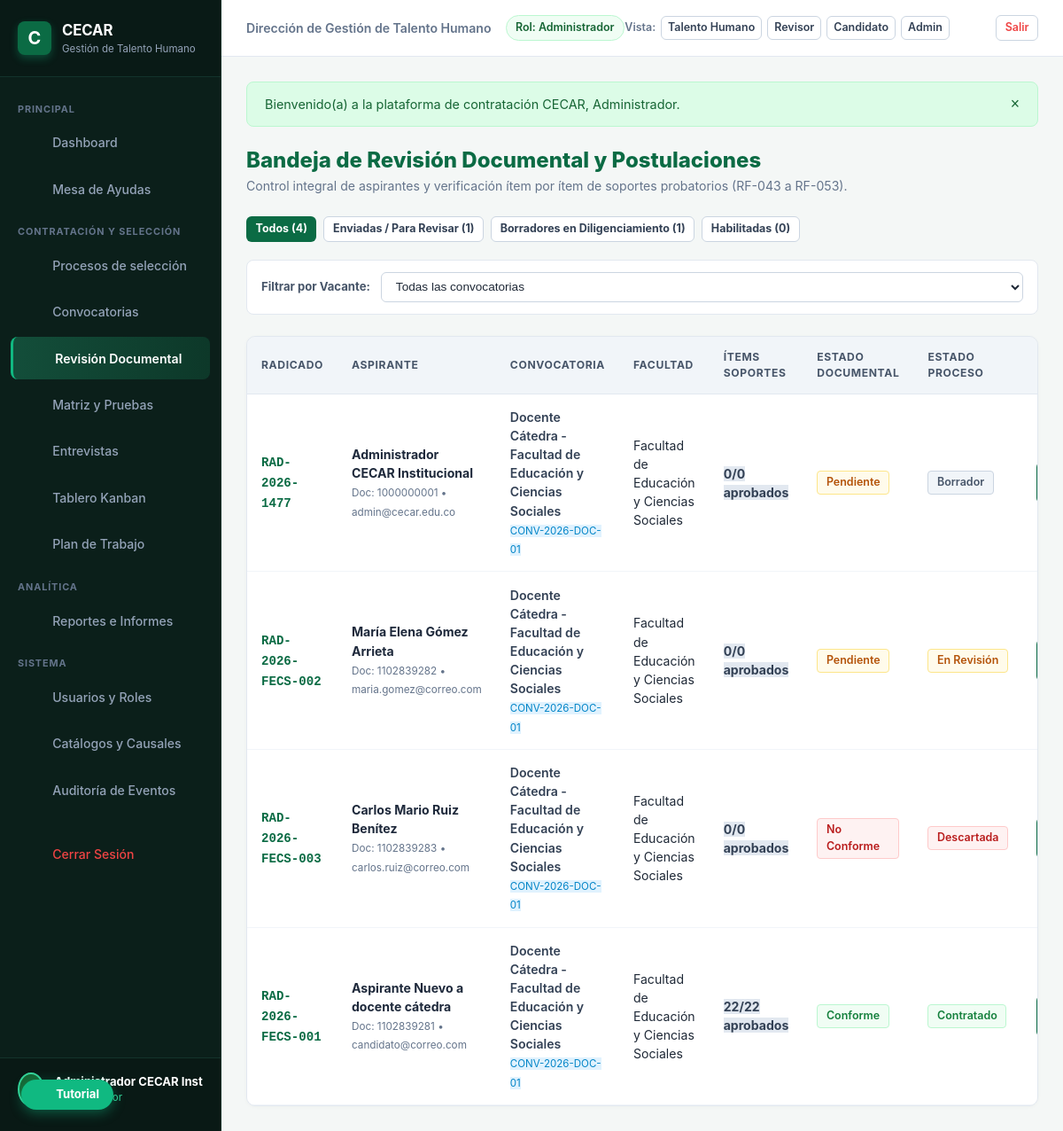
The app's page /index.php?c=Revision&a=index (signed in) with its own data.
### tables this page shows
CREATE TABLE "postulaciones" (
        id INTEGER PRIMARY KEY AUTOINCREMENT,
        convocatoria_id INTEGER NOT NULL,
        usuario_id INTEGER NOT NULL,
        codigo_radicado VARCHAR(50) NOT NULL UNIQUE,
        estado VARCHAR(40) NOT NULL DEFAULT 'borrador', 
        resultado_documental VARCHAR(30) NOT NULL DEFAULT 'pendiente',
        porcentaje_avance INTEGER NOT NULL DEFAULT 0,
        version INTEGER NOT NULL DEFAULT 1,
        declaracion_veracidad INTEGER NOT NULL DEFAULT 0,
        fecha_declaracion DATETIME,
        fecha_postulacion DATETIME NOT NULL DEFAULT CURRENT_TIMESTAMP,
        fecha_envio DATETIME,
        motivo_descarte TEXT,
        causal_descarte_id VARCHAR(50),
        etapa_actual VARCHAR(50) NOT NULL DEFAULT 'revision_documental',
        banco_talento_consentimiento INTEGER NOT NULL DEFAULT 0,
        notas_internas TEXT,
        FOREIGN KEY (convocatoria_id) REFERENCES convocatorias(id) ON DELETE CASCADE,
        FOREIGN KEY (usuario_id) REFERENCES usuarios(id) ON DELETE CASCADE,
        UNIQUE (convocatoria_id, usuario_id)
    );

### app/Controllers/RevisionController.php (called while the page is built, shortened)
<?php
class RevisionController {
    public function index(Request $request): void {
        $pdo = Database::getConnection();
        $estadoFiltro = $request->get('estado', 'todos');
        $convocatoriaIdFiltro = (int)$request->get('convocatoria_id', 0);
        $where = ["p.estado != 'retirada'"];
        $params = [];
        $whereSql = implode(' AND ', $where);
        $sql = "
            SELECT p.*, c.cargo, c.codigo as convocatoria_codigo, c.facultad,
                   u.nombres, u.apellidos, u.correo, u.numero_documento,
                   (SELECT COUNT(*) FROM items_hv i WHERE i.postulacion_id = p.id) as total_items,
                   (SELECT COUNT(*) FROM items_hv i WHERE i.postulacion_id = p.id AND i.estado = 'aprobado') as aprobados,
                   (SELECT COUNT(*) FROM items_hv i WHERE i.postulacion_id = p.id AND i.estado = 'observado') as observados,
                   (SELECT COUNT(*) FROM items_hv i WHERE i.postulacion_id = p.id AND i.estado = 'rechazado') as rechazados
            FROM postulaciones p
            JOIN convocatorias c ON p.convocatoria_id = c.id
            JOIN usuarios u ON p.usuario_id = u.id
            WHERE {$whereSql}
            ORDER BY p.fecha_postulacion DESC
        ";
        $stmt = $pdo->prepare($sql);
        $stmt->execute($params);
        $postulaciones = $stmt->fetchAll();
        $conteoTotal = (int)$pdo->query("SELECT COUNT(*) FROM postulaciones WHERE estado != 'retirada'")->fetchColumn();
        $conteoEnviadas = (int)$pdo->query("SELECT COUNT(*) FROM postulaciones WHERE estado IN ('enviada', 'en_revision')")->fetchColumn();
        $conteoBorradores = (int)$pdo->query("SELECT COUNT(*) FROM postulaciones WHERE estado = 'borrador'")->fetchColumn();
        $conteoHabilitadas = (int)$pdo->query("SELECT COUNT(*) FROM postulaciones WHERE estado = 'habilitada'")->fetchColumn();
        $convocatorias = Convocatoria::getAll();
        View::render('revision.index', [
            'postulaciones' => $postulaciones,
            'estadoFiltro' => $estadoFiltro,
            'convocatoriaIdFiltro' => $convocatoriaIdFiltro,
            'conteoTotal' => $conteoTotal,
            'conteoEnviadas' => $conteoEnviadas,
            'conteoBorradores' => $conteoBorradores,
            'conteoHabilitadas' => $conteoHabilitadas,
            'convocatorias' => $convocatorias
        ], 'main');
    }
}

### app/Core/Router.php (called while the page is built, shortened)
<?php
class Router {
    public static function dispatch(): void {
        $request = new Request();
        $actionName = $request->get('a');
        $controller = new $controllerClass();
        $controller->$actionName($request);
    }
}

### public/index.php (called while the page is built, shortened)
<?php
try {
    Router::dispatch();
} catch (Throwable $e) {
    error_log("Error en la ejecución de la aplicación: " . $e->getMessage() . " en " . $e->getFile() . ":" . $e->getLine());
    http_response_code(500);
    if (APP_ENV === 'development') {
        echo "<div style='font-family: sans-serif; padding: 2rem; background: #fee2e2; border: 1px solid #ef4444; border-radius: 8px; margin: 2rem auto; max-width: 800px;'>";
        echo "<h2 style='color: #991b1b;'>Error 500 en la Aplicación</h2>";
        echo "<p><strong>Mensaje:</strong> " . htmlspecialchars($e->getMessage()) . "</p>";
        echo "<p><strong>Archivo:</strong> " . htmlspecialchars($e->getFile()) . " (Línea: " . $e->getLine() . ")</p>";
        echo "<pre style='background: #fff; padding: 1rem; border-radius: 6px; overflow: auto;'>" . htmlspecialchars($e->getTraceAsString()) . "</pre>";
        echo "</div>";
    } else {
        echo "<div style='font-family: sans-serif; padding: 3rem; text-align: center;'>";
        echo "<h2>Error Inesperado</h2><p>Ocurrió un error en el servidor. Por favor comuníquese con Mesa de Ayuda CECAR.</p>";
        echo "</div>";
    }
}

### app/Helpers/FormatHelper.php (the view, shortened to what this page needs)
<?php
class FormatHelper {
    public static function badgeEstado(string $estado): string {
        $key = strtolower(trim($estado));
        if (isset($map[$key])) {
            $colors = $map[$key];
        } else {
            $colors = ['bg' => '#f8fafc', 'text' => '#475569', 'border' => '#e2e8f0', 'label' => ucfirst($estado)];
        }
        $label = $colors['label'];
        return '<span class="badge" style="background-color: ' . $colors['bg'] . '; color: ' . $colors['text']
            . '; border: 1px solid ' . $colors['border'] . '; padding: 0.2rem 0.6rem; border-radius: 4px; font-size: 0.78rem; font-weight: 600; display: inline-flex; align-items: center; gap: 0.25rem;">'
            . htmlspecialchars($label, ENT_QUOTES, 'UTF-8') . '</span>';
    }
}

### views/revision/index.php (shortened to what this page needs)
<div style="margin-bottom: 1.5rem; display: flex; justify-content: space-between; align-items: center; flex-wrap: wrap; gap: 1rem;">
    <div>
        <h1 style="color: #0b6b44; font-size: 1.5rem; font-weight: 800;">
            Bandeja de Revisión Documental y Postulaciones
        </h1>
        <p style="color: #64748b; font-size: 0.88rem;">
            Control integral de aspirantes y verificación ítem por ítem de soportes probatorios (RF-043 a RF-053).
        </p>
    </div>
</div>
<div style="display: flex; gap: 0.5rem; margin-bottom: 1.25rem; flex-wrap: wrap;">
    <a href="<?= BASE_URL ?>/index.php?c=Revision&a=index&estado=todos&convocatoria_id=<?= $convocatoriaIdFiltro ?>"
       class="btn btn-sm <?= ($estadoFiltro === 'todos') ? 'btn-primary' : 'btn-secondary' ?>" style="font-weight: 700;">
        Todos (<?= $conteoTotal ?>)
    </a>
    <a href="<?= BASE_URL ?>/index.php?c=Revision&a=index&estado=enviadas&convocatoria_id=<?= $convocatoriaIdFiltro ?>"
       class="btn btn-sm <?= ($estadoFiltro === 'enviadas') ? 'btn-primary' : 'btn-secondary' ?>" style="font-weight: 700;">
        Enviadas / Para Revisar (<?= $conteoEnviadas ?>)
    </a>
    <a href="<?= BASE_URL ?>/index.php?c=Revision&a=index&estado=borradores&convocatoria_id=<?= $convocatoriaIdFiltro ?>"
       class="btn btn-sm <?= ($estadoFiltro === 'borradores') ? 'btn-primary' : 'btn-secondary' ?>" style="font-weight: 700;">
        Borradores en Diligenciamiento (<?= $conteoBorradores ?>)
    </a>
    <a href="<?= BASE_URL ?>/index.php?c=Revision&a=index&estado=habilitadas&convocatoria_id=<?= $convocatoriaIdFiltro ?>"
       class="btn btn-sm <?= ($estadoFiltro === 'habilitadas') ? 'btn-primary' : 'btn-secondary' ?>" style="font-weight: 700;">
        Habilitadas (<?= $conteoHabilitadas ?>)
    </a>
</div>
<form action="<?= BASE_URL ?>/index.php" method="GET" style="background: #ffffff; border: 1px solid var(--border-color); border-radius: 8px; padding: 0.85rem 1rem; margin-bottom: 1.5rem; display: flex; align-items: center; gap: 0.75rem; flex-wrap: wrap;">
    <label style="font-size: 0.82rem; font-weight: 700; color: #475569;">Filtrar por Vacante:</label>
    <select name="convocatoria_id" class="filter-control" style="flex: 1; min-width: 260px;" onchange="this.form.submit()">
        <option value="0">Todas las convocatorias</option>
    </select>
</form>
<div class="table-responsive">
    <table class="cecar-table">
        <thead>
            <tr>
                <th>Radicado</th>
                <th>Aspirante</th>
                <th>Convocatoria</th>
                <th>Facultad</th>
                <th>Ítems Soportes</th>
                <th>Estado Documental</th>
                <th>Estado Proceso</th>
                <th style="text-align: center;">Acción</th>
            </tr>
        </thead>
        <tbody>
            <?php if (empty($postulaciones)): ?>
                <tr><td colspan="8" style="text-align: center; color: #94a3b8; padding: 2.5rem;">No se encontraron postulaciones con los filtros seleccionados.</td></tr>
            <?php else: ?>
                <?php foreach ($postulaciones as $p): ?>
                    <tr>
                        <td><strong style="color: #0b6b44; font-family: monospace;"><?= htmlspecialchars($p['codigo_radicado'], ENT_QUOTES, 'UTF-8') ?></strong></td>
                        <td>
                            <div style="font-weight: 700; color: #1e293b;"><?= htmlspecialchars($p['nombres'] . ' ' . $p['apellidos'], ENT_QUOTES, 'UTF-8') ?></div>
                            <small style="color: #64748b;">Doc: <?= htmlspecialchars($p['numero_documento'], ENT_QUOTES, 'UTF-8') ?> &bull; <?= htmlspecialchars($p['correo'], ENT_QUOTES, 'UTF-8') ?></small>
                        </td>
                        <td>
                            <div style="font-weight: 600; color: #334155;"><?= htmlspecialchars($p['cargo'], ENT_QUOTES, 'UTF-8') ?></div>
                            <small class="badge" style="background: #e0f2fe; color: #0284c7; font-size: 0.72rem;"><?= htmlspecialchars($p['convocatoria_codigo'], ENT_QUOTES, 'UTF-8') ?></small>
                        </td>
                        <td><?= htmlspecialchars($p['facultad'], ENT_QUOTES, 'UTF-8') ?></td>
                        <td>
                            <span class="badge" style="background: #e2e8f0; color: #334155; font-weight: 700;">
                                <?= $p['aprobados'] ?>/<?= $p['total_items'] ?> aprobados
                            </span>
                        </td>
                        <td><?= FormatHelper::badgeEstado($p['resultado_documental']) ?></td>
                        <td><?= FormatHelper::badgeEstado($p['estado']) ?></td>
                        <td style="text-align: center;">
                        </td>
                    </tr>
                <?php endforeach; ?>
            <?php endif; ?>
        </tbody>
    </table>
</div>

### public/css/theme.css (style rules this page uses)
:root { --cecar-primary: #0b6b44; --cecar-primary-dark: #085234; --cecar-primary-light: #10b981; --cecar-primary-gradient: linear-gradient(135deg, #126338 0%, #0a4425 100%); --cecar-banner-gradient: linear-gradient(90deg, #1b7340 0%, #0f4b27 100%); --dark-bg: #071310; --dark-card: #0d211c; --dark-card-border: #16362e; --text-main: #1f2937; --text-muted: #64748b; --bg-app: #f4f7f6; --bg-card: #ffffff; --border-color: #e2e8f0; --success: #10b981; --warning: #f59e0b; --danger: #ef4444; --info: #3b82f6; --font-family: -apple-system, BlinkMacSystemFont, "Segoe UI", Roboto, Helvetica, Arial, sans-serif; }
* { box-sizing: border-box; margin: 0; padding: 0; }
body { font-family: var(--font-family); background-color: var(--bg-app); color: var(--text-main); line-height: 1.5; min-height: 100vh; }
.filter-control { background: #ffffff; border: 1px solid #cbd5e1; border-radius: 6px; padding: 0.45rem 0.75rem; font-size: 0.85rem; color: var(--text-main); outline: none; transition: border-color 0.15s ease; min-width: 150px; }
.table-responsive { background: #ffffff; border: 1px solid var(--border-color); border-radius: 10px; overflow-x: auto; box-shadow: 0 1px 4px rgba(0,0,0,0.03); }
.cecar-table { width: 100%; border-collapse: collapse; text-align: left; font-size: 0.88rem; }
.cecar-table th { background: #f1f5f9; color: #475569; font-weight: 700; font-size: 0.76rem; text-transform: uppercase; letter-spacing: 0.05em; padding: 0.85rem 1rem; border-bottom: 1px solid var(--border-color); }
.cecar-table td { padding: 0.95rem 1rem; border-bottom: 1px solid #f1f5f9; vertical-align: middle; }
.btn { display: inline-flex; align-items: center; justify-content: center; gap: 0.45rem; padding: 0.45rem 0.95rem; border-radius: 6px; font-size: 0.85rem; font-weight: 600; cursor: pointer; border: 1px solid transparent; text-decoration: none; transition: all 0.15s ease; }
.btn-primary { background: var(--cecar-primary); color: #ffffff; }
.btn-secondary { background: #ffffff; border-color: #cbd5e1; color: #334155; }
.btn-sm { padding: 0.25rem 0.6rem; font-size: 0.78rem; }

### records on screen
postulaciones: id "4", codigo_radicado "RAD-2026-1477", apellidos "Administrador CECAR Institucional", numero_documento "1000000001", correo "admin@cecar.edu.co", cargo "Docente Cátedra - Facultad de Educación y Ciencias Sociales", convocatoria_codigo "CONV-2026-DOC-01", facultad "Facultad de Educación y Ciencias Sociales", aprobados "0", total_items "0", resultado_documental "Pendiente Borrador"
postulaciones: codigo_radicado "RAD-2026-FECS-002", apellidos "María Elena Gómez Arrieta", numero_documento "1102839282", correo "maria.gomez@correo.com", cargo "Docente Cátedra - Facultad de Educación y Ciencias Sociales", convocatoria_codigo "CONV-2026-DOC-01", facultad "Facultad de Educación y Ciencias Sociales", aprobados "0", total_items "0", resultado_documental "Pendiente En Revisión"
postulaciones: codigo_radicado "RAD-2026-FECS-003", apellidos "Carlos Mario Ruiz Benítez", numero_documento "1102839283", correo "carlos.ruiz@correo.com", cargo "Docente Cátedra - Facultad de Educación y Ciencias Sociales", convocatoria_codigo "CONV-2026-DOC-01", facultad "Facultad de Educación y Ciencias Sociales", aprobados "0", total_items "0", resultado_documental "No Conforme Descartada"
postulaciones: codigo_radicado "RAD-2026-FECS-001", apellidos "Aspirante Nuevo a docente cátedra", numero_documento "1102839281", correo "candidato@correo.com", cargo "Docente Cátedra - Facultad de Educación y Ciencias Sociales", convocatoria_codigo "CONV-2026-DOC-01", facultad "Facultad de Educación y Ciencias Sociales", aprobados "22", total_items "22", resultado_documental "Conforme Contratado"

### other values on screen
AuthHelper::getDependenciaNombre() "Dirección de Gestión de Talento Humano"
AuthHelper::getRolNombre() "Administrador"
$f['mensaje'] "Bienvenido(a) a la plataforma de contratación CECAR, Administrador."
$conteoEnviadas "1"
$conteoBorradores "1"
$conteoHabilitadas "0"
